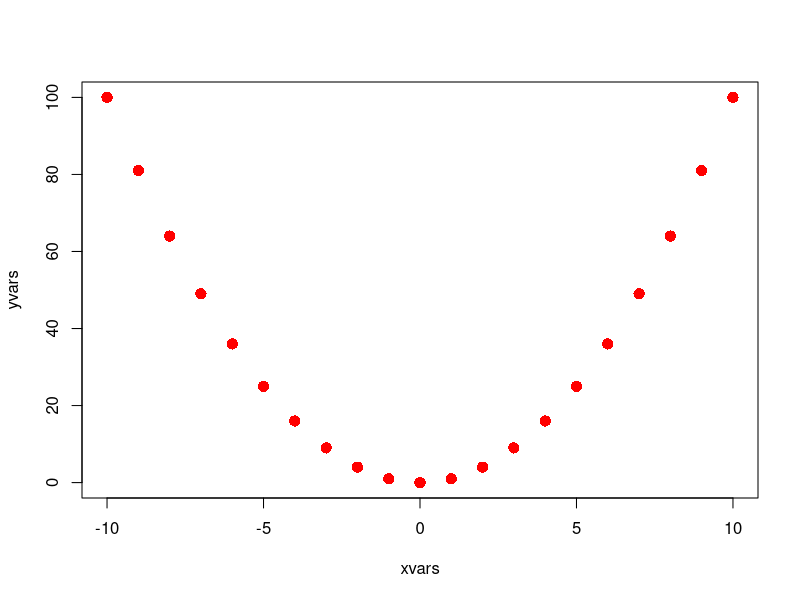

The R script that drew this image:
# Here's my R script file, 
# in the same directory as 
# my Rmd file 

# ---- set-up-the-data

  # Set up some sample data 
  xvars <- -10:10 
  yvars <- xvars^2 
  
# ---- print-the-data
  
  # Display the xvars 
  # Note that I don't really want to 
  # display the xvars, 
  # but this line is included 
  # to demonstrate that text output 
  # won't show up in the RMarkdown 
  # in this example. 
  
  xvars 
  
# ---- print-the-data-with-print
  
  print(yvars) 
  
# ---- plot-the-data

  # Create the plot 
  plot(xvars, yvars) 
  points(xvars, yvars, pch = 16, col = "red", cex = 1.5) 
  

  
  